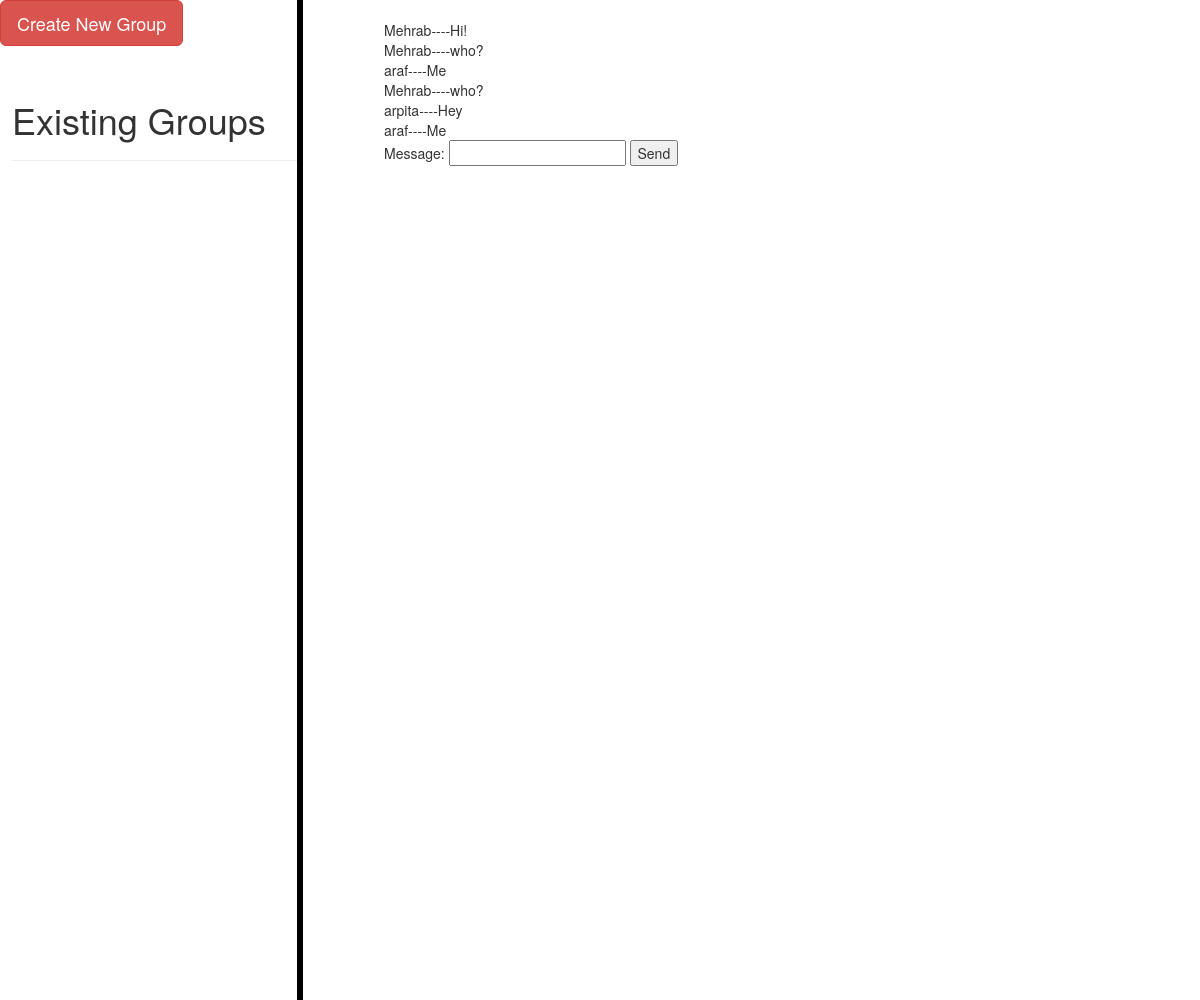
Page /blog/showMessages/7 on the committed database.
### database/models.py (models this page shows)
class GROUPMESSAGE(models.Model):
    groupID = models.ForeignKey(GROUP, on_delete=models.CASCADE)
    userName=models.CharField(max_length=50)
    message=models.CharField(blank=True, max_length=1000)
    time=models.CharField(max_length=50, blank=True)

### Blog/views.py (the view, shortened to what this page needs)
# urls.py: path('showMessages/<int:group_id>', views.show_messages, name="show_messages" ),
def show_messages(request,group_id):
    context={}
    context['groups']=request.session.get('group_list',default=None)
    message_list={}
    user_list={}
    counter=0;
    group_message_list=GROUPMESSAGE.objects.all()
    for gm in group_message_list:
        if gm.groupID.id == group_id:
            message_list[counter] = gm.message
            user_list[counter] = gm.userName
            counter=counter+1
    context['message_list']=message_list
    context['user_list']=user_list
    context['show_messages']=True
    print(message_list)
    return render(request, 'existingGroups.html', context)

### ChoiceSubsystem/templatetags/ChoiceSubsystem_extras.py (called while the page is built)
@register.filter(name='foo')
def foo(dict, key):
    return dict[key]

### templates/existingGroups.html (shortened to what this page needs)
<!DOCTYPE html>
{% load ChoiceSubsystem_extras %}
<html lang="en">
<head>
	<link href="https://maxcdn.bootstrapcdn.com/bootstrap/3.3.0/css/bootstrap.min.css" rel="stylesheet" id="bootstrap-css">
</head>
<body>
<div class="group_list">
<h1>Existing Groups</h1>
<hr>
</div>
<div class="v1"></div>
<div class="button_style">
<form action="{% url 'create_group' %}" >
  <button  type="submit" class="btn btn-lg btn-danger">Create New Group</button>
</form>
</div>
{% if show_messages %}
<div class="messages">
{% for key,value in message_list.items %}
{{ user_list|foo:key }}----{{ message_list|foo:key }}<br>
{% endfor %}
<form action="" method="post">
  Message: <input  type="text" name="message" >
  <button  type="submit" value="Send">Send</button>
</form>
</div>
{% endif %}
</body>
</html>

### templates/existingGroups.html (style rules this page uses)
.group_list { width:24%; position: absolute; top: 8%; left: 1%; }
.v1 { border-left: 6px solid black; height: 1000px; position: absolute; left: 25%; margin-left: -3px; top: 0; }
.messages { width:70%; position: absolute; top: 2%; left: 32%; }
.button_style { left=60%; position:absolute; }

### rows in the picture
GROUPMESSAGE: userName "Mehrab", message "Hi!"
GROUPMESSAGE: userName "arpita", message "Hey"

### other values in the picture
{{ user_list|foo:key }} "Mehrab" "araf" "Mehrab" "araf"
{{ message_list|foo:key }} "who?" "Me" "who?" "Me"
